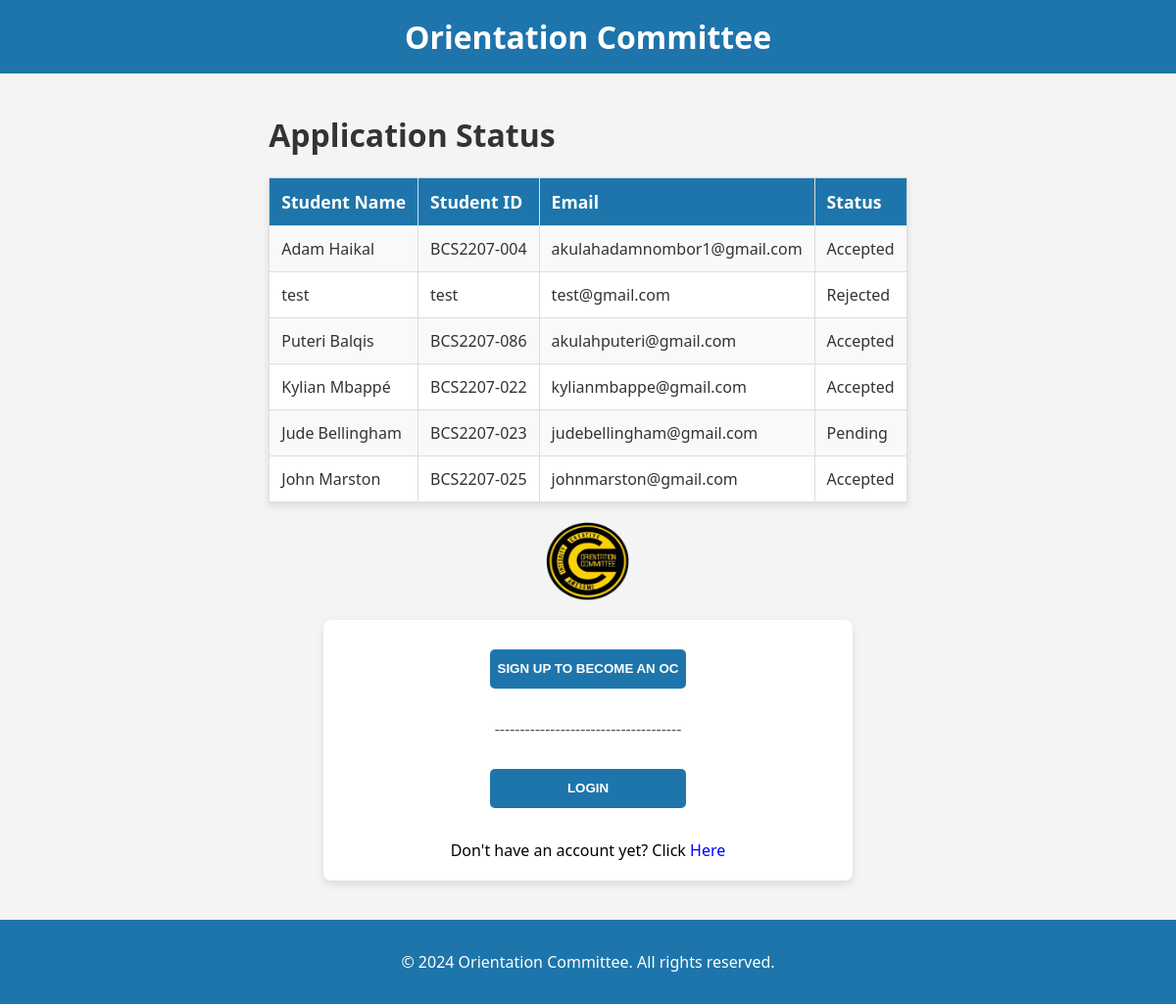
The page /OC/ on the database its author committed.
### RecruitmentSystem/models.py (models this page shows, shortened)
class ApplicationStatus(models.Model):
    student_application = models.OneToOneField(StudentApplication, on_delete=models.CASCADE)
    status = models.CharField(max_length=10, choices=[('Accepted', 'Accepted'), ('Rejected', 'Rejected'), ('Pending', 'Pending')], default='Pending')

class StudentApplication(models.Model):
    name = models.CharField(max_length=100)
    student_id = models.CharField(max_length=20)
    email = models.EmailField()
    gender = models.CharField(max_length=10)
    interest_bureau = models.CharField(max_length=100)
    proof_of_skills = models.FileField(upload_to='proof_of_skills/')

### RecruitmentSystem/views.py (the view)
# urls.py: path("", views.index, name="index"),
def index(request):
    application_status = ApplicationStatus.objects.all()
    return render(request, 'index.html', {'application_status': application_status})

### RecruitmentSystem/templates/index.html (shortened to what this page needs)
<!DOCTYPE html>
<html lang="en">
<head>
</head>
<body>
    {% load static %}
    <header>
        <h1>Orientation Committee</h1>
    </header>
    <div class="content">
        <h1>Application Status</h1>
        <table>
            <tr>
                <th>Student Name</th>
                <th>Student ID</th>
                <th>Email</th>
                <th>Status</th>
            </tr>
            {% for status in application_status %}
            <tr>
                <td>{{ status.student_application.name }}</td>
                <td>{{ status.student_application.student_id }}</td>
                <td>{{ status.student_application.email }}</td>
                <td>{{ status.status }}</td>
            </tr>
            {% endfor %}
        </table>
        <center>
            <img src="{% static 'Logo OC.png' %}" alt="Logo OC" width="85px" height="80px" class="logo">
        </center>
        <article>
            <center>
                <button onclick="location.href='studentapplication'">SIGN UP TO BECOME AN OC</button>
                <div class="notice">-------------------------------------</div>
                <button onclick="location.href='login'">LOGIN</button>
                <br><br>
                <a>Don't have an account yet? Click<a href="studentapplication" style="color: blue;"> Here</a></a>
            </center>
        </article>
    </div>
    <footer>
        <p>&copy; 2024 Orientation Committee. All rights reserved.</p>
    </footer>
</body>
</html>

### RecruitmentSystem/templates/index.html (style rules this page uses)
body { font-family: 'Segoe UI', Tahoma, Geneva, Verdana, sans-serif; margin: 0; padding: 0; background-color: #f4f4f4; color: #333; display: flex; flex-direction: column; min-height: 100vh; }
header { background-color: #1e75ab; color: white; text-align: center; padding: 1em 0; }
footer { background-color: #1e75ab; color: white; text-align: center; padding: 1em 0; margin-top: auto; width: 100%; }
header h1 { margin: 0; font-size: 2em; }
.content { padding: 20px; max-width: 800px; margin: 0 auto; flex: 1; }
table { width: 100%; border-collapse: collapse; margin: 20px 0; background-color: white; box-shadow: 0 4px 8px rgba(0, 0, 0, 0.1); }
table, th, td { border: 1px solid #ddd; }
th, td { padding: 12px; text-align: left; }
th { background-color: #1e75ab; color: white; font-size: 1.1em; }
tr:nth-child(even) { background-color: #f9f9f9; }
.logo { display: block; margin: 20px auto; }
article { margin: 20px auto; text-align: center; padding: 20px; background-color: white; box-shadow: 0 4px 8px rgba(0, 0, 0, 0.1); max-width: 500px; border-radius: 8px; }
button { width: 200px; height: 40px; border-radius: 5px; background-color: #1e75ab; color: white; font-weight: bold; border: none; margin: 10px 0; }
a { color: black; text-decoration: none; }
.notice { margin: 20px 0; color: #555; }

### rows shown on the page
ApplicationStatus: student_application.name "Adam Haikal", student_application.student_id "BCS2207-004", student_application.email "akulahadamnombor1@gmail.com", status "Accepted"
ApplicationStatus: student_application.name "test", student_application.student_id "test", student_application.email "test@gmail.com", status "Rejected"
ApplicationStatus: student_application.name "Puteri Balqis", student_application.student_id "BCS2207-086", student_application.email "akulahputeri@gmail.com", status "Accepted"
ApplicationStatus: student_application.name "Kylian Mbappé", student_application.student_id "BCS2207-022", student_application.email "kylianmbappe@gmail.com", status "Accepted"
ApplicationStatus: student_application.name "Jude Bellingham", student_application.student_id "BCS2207-023", student_application.email "judebellingham@gmail.com", status "Pending"
ApplicationStatus: student_application.name "John Marston", student_application.student_id "BCS2207-025", student_application.email "johnmarston@gmail.com", status "Accepted"
